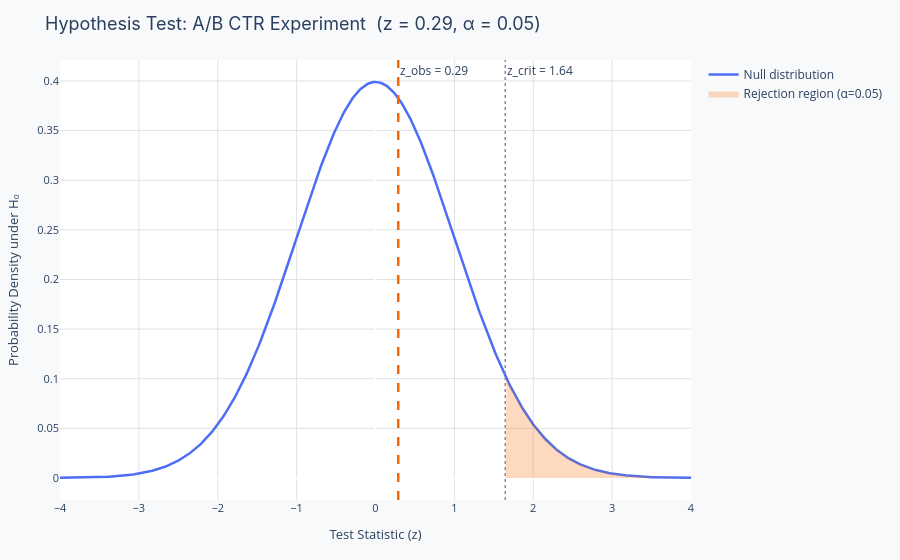

The cell this chart's notebook holds for it:
### Markdown cell above
---
## Real-world example: A/B testing a website headline

A product team wants to know whether changing a homepage headline increases the click-through rate (CTR). They run an experiment: 1,000 users see the old headline (control), 1,000 see the new one (treatment). The question: is the observed difference in CTR real, or could it have occurred by chance?

The chart shows the null distribution (what differences we would expect if there were no effect) alongside the observed test statistic. Notice:

- **Notice:** The null distribution is centered at zero, under H₀, the two headlines perform equally, so any difference is just sampling noise
- **Notice:** The observed difference falls in the right tail, past the critical value, this is the rejection region
- **Notice:** The shaded area in the tail represents the probability of seeing a difference this large (or larger) by chance, the smaller this area, the stronger the evidence against H₀

> **Discussion question:** The team observes a 0.8 percentage point improvement in CTR. Is this "statistically significant" the same as "practically important"? What else would you want to know before recommending the change?

### Code cell
np.random.seed(303)

# ── A/B test: click-through rate experiment ─────────────────────────────────────
n         = 1000
p_control = 0.05          # 5% baseline CTR
p_treat   = 0.058         # 5.8% treatment CTR — 0.8pp lift
alpha     = 0.05

clicks_c  = np.random.binomial(n, p_control)
clicks_t  = np.random.binomial(n, p_treat)
diff_obs  = clicks_t / n - clicks_c / n

# Pooled proportion under H0
p_pool  = (clicks_c + clicks_t) / (2 * n)
se_null = np.sqrt(2 * p_pool * (1 - p_pool) / n)
z_obs   = diff_obs / se_null
z_crit  = stats.norm.ppf(1 - alpha)

x_z = np.linspace(-4, 4, 500)
y_z = stats.norm.pdf(x_z)

x_rej = x_z[x_z >= z_crit]

fig = go.Figure()
fig.add_trace(go.Scatter(
    x=x_z, y=y_z, mode="lines",
    line=dict(color=PALETTE["primary"], width=2.5),
    name="Null distribution",
))
fig.add_trace(go.Scatter(
    x=np.concatenate([[z_crit], x_rej, [x_rej[-1]]]),
    y=np.concatenate([[0], stats.norm.pdf(x_rej), [0]]),
    fill="toself", fillcolor="rgba(247,103,7,0.25)",
    line=dict(color=PALETTE["secondary"], width=0),
    name=f"Rejection region (α={alpha})",
))
fig.add_vline(x=z_obs, line_color=PALETTE["secondary"], line_width=2.5, line_dash="dash",
              annotation_text=f"z_obs = {z_obs:.2f}")
fig.add_vline(x=z_crit, line_color=PALETTE["muted"], line_width=1.5, line_dash="dot",
              annotation_text=f"z_crit = {z_crit:.2f}")
layout = base_layout(
    title=f"Hypothesis Test: A/B CTR Experiment  (z = {z_obs:.2f}, α = {alpha})",
    xaxis_title="Test Statistic (z)",
    yaxis_title="Probability Density under H₀",
)
layout.update(xaxis=dict(range=[-4, 4]))
fig.update_layout(layout)
fig.show()

### Figure 1 — Plotly figure (JSON) as saved in the notebook; plotly's stock layout.template omitted (floating-point values rounded to 4 significant figures; data arrays with more than 128 entries replaced by an {"elided": "..."} marker saying what was removed)
{"data": [{"line": {"color": "#4C6EF5", "width": 2.5}, "mode": "lines", "name": "Null distribution", "type": "scatter", "x": {"elided": "500 float values"}, "y": {"elided": "500 float values"}}, {"fill": "toself", "fillcolor": "rgba(247,103,7,0.25)", "line": {"color": "#F76707", "width": 0}, "name": "Rejection region (α=0.05)", "type": "scatter", "x": {"elided": "149 float values"}, "y": {"elided": "149 float values"}}], "layout": {"annotations": [{"showarrow": false, "text": "z_obs = 0.29", "x": 0.2882, "xanchor": "left", "xref": "x", "y": 1, "yanchor": "top", "yref": "y domain"}, {"showarrow": false, "text": "z_crit = 1.64", "x": 1.645, "xanchor": "left", "xref": "x", "y": 1, "yanchor": "top", "yref": "y domain"}], "legend": {"font": {"size": 12}}, "margin": {"b": 60, "l": 60, "r": 30, "t": 60}, "paper_bgcolor": "#F8F9FA", "plot_bgcolor": "#FFFFFF", "shapes": [{"line": {"color": "#F76707", "dash": "dash", "width": 2.5}, "type": "line", "x0": 0.2882, "x1": 0.2882, "xref": "x", "y0": 0, "y1": 1, "yref": "y domain"}, {"line": {"color": "#868E96", "dash": "dot", "width": 1.5}, "type": "line", "x0": 1.645, "x1": 1.645, "xref": "x", "y0": 0, "y1": 1, "yref": "y domain"}], "title": {"font": {"family": "Inter, Arial, sans-serif", "size": 18}, "text": "Hypothesis Test: A/B CTR Experiment  (z = 0.29, α = 0.05)"}, "xaxis": {"gridcolor": "#DEE2E6", "range": [-4, 4], "tickfont": {"size": 11}, "title": {"font": {"size": 13}, "text": "Test Statistic (z)"}}, "yaxis": {"gridcolor": "#DEE2E6", "tickfont": {"size": 11}, "title": {"font": {"size": 13}, "text": "Probability Density under H₀"}}}}
